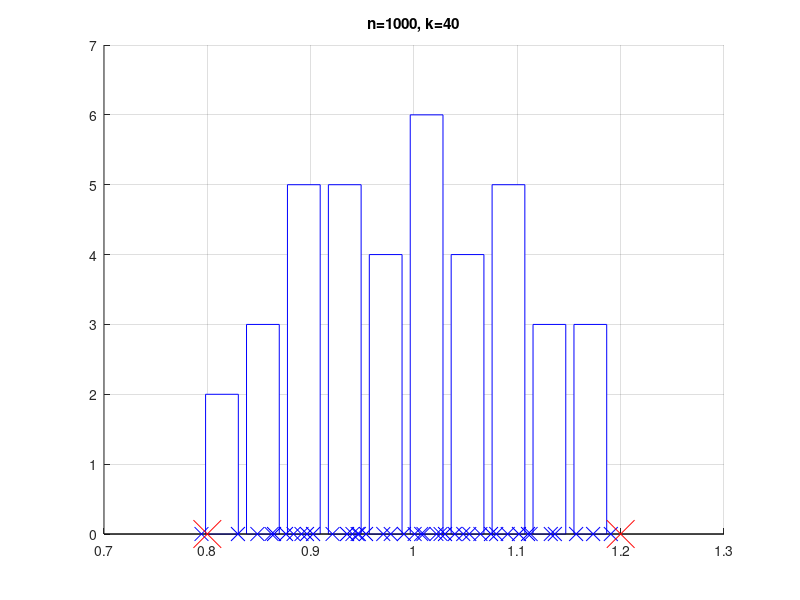
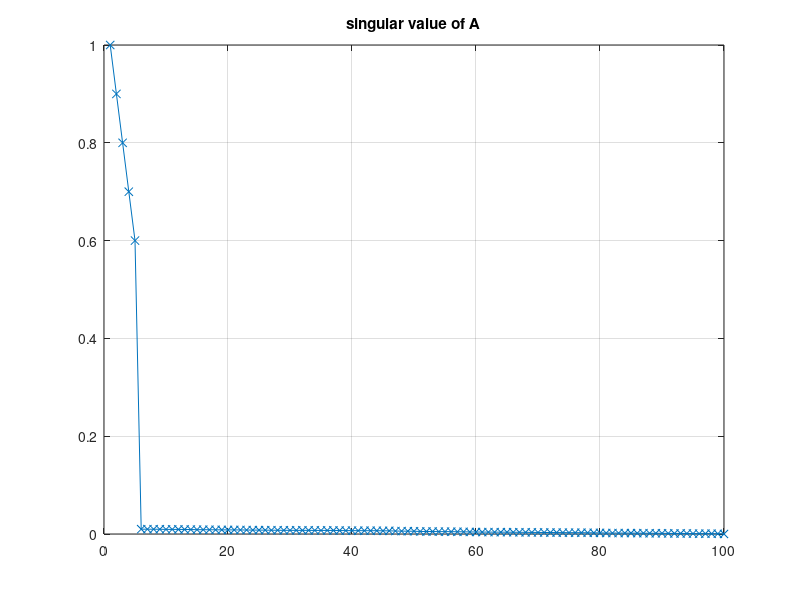
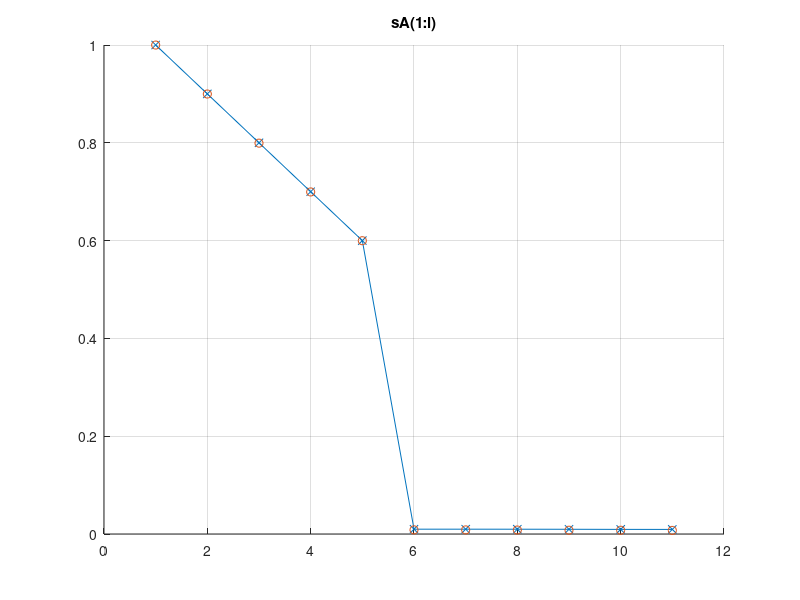

Write MATLAB code to recreate these figures, in order.


clear all; close all; rng(2017)


%%%%%%%%%%%%%%%%%%%%%%%%%%%%%%%%%%%%%%%%%%%%%%%%%%%%%%%
%% singluar values of gaussian matrix

n = 1000;

%k = 20;
k = 40;

X = randn(n,k)/sqrt(n);


s=svd(X,'econ');

a = 1-sqrt(k/n);
b = 1+sqrt(k/n);


figure(1),clf; hold on
[n1,x1]=hist(s, 10);
bar(x1,n1,'FaceColor','w','EdgeColor','b');
plot(s,zeros(k,1),'xb', 'MarkerSize',10);
plot(a,0,'xr', 'MarkerSize',20);
plot(b,0,'xr', 'MarkerSize',20);
axis([a-0.1, b+0.1, 0, max(n1)+1])
grid on; title(sprintf('n=%d, k=%d', n, k))



%%%%%%%%%%%%%%%%%%%%%%%%%%%%%%%%%%%%%%%%%%%%%%%%%%%%%%%
%% fast randomized svd

clear all; close all; rng(2017);

%% construnct true matrix

m = 1000;
n = 100;

k = 5;

eps1 = 0.01;
sA = [1:-0.1:1-0.1*(k-1), rand(1,n-k)*eps1]';
sA = sort(sA,'descend');

figure(11), clf;
plot(sA,'x-'); grid on;
title('singular value of A')

%
[u1,~,~]=svd(randn(m,n),'econ'); %random n orthonormal basis in R^m
[v1,~,~]=svd(randn(n,n),'econ'); %random n orthonormal basis in R^n

A = u1*diag(sA)*v1';
 
%% randomized svd: step 1, construnct Q
l = k*2+1;

Omega= randn(n,l);
Y = A* Omega;
[q1,r1,idx]=qr(Y,'vector');
Q= q1(:,1:l);

%% step 1, svd the reduced system
B = Q'*A;

[tilu,s,v]= svd(B,'econ');

u2 = Q*tilu;
s2 = diag(s);
v2 = v;

%% accuracy

A2 = u2*diag(s2)*v2';

diff_norm_op = norm(A-A2,2)
diff_bound = (1+4*sqrt((2*n)/(k-1)))*sA(k+1)

figure(12), clf; hold on;
plot(sA(1:l),'x-'); 
plot(s2,'o')
grid on;title('sA(1:l)')








